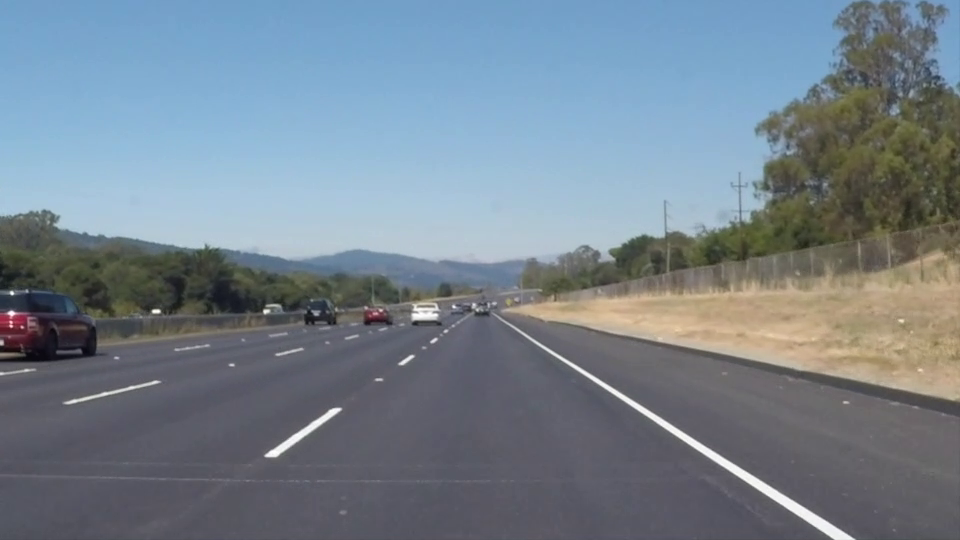
#> input picture frame 22 of Image processing/college project/computer vision fundmentals/test_videos/solidWhiteRight.mp4, 960 x 540 px, given in place of project_video.mp4, which was not available
$ jupyter execute --allow-errors project_main.ipynb   (older library calls are emulated)   (text cells are left out)
#> lines starting #> are read from the running program, lines starting #| are printed output that depends on the picture; after the words box and inside, x2 and y2 are one past the last pixel; in counts of white or black regions, pixels touching at a corner belong together; pictures that were not available may be replaced by others from this repository, and a replacement may not be noted
[cell 1]
# relevant imports
import numpy as np
import cv2
import cv2 as cv
import matplotlib.pyplot as plt
import glob

[cell 2]
cv2.VideoWriter()

[cell 3]
# [18 lines left out: function per_transform, not called in this run]

[cell 4]
# [15 lines left out: function per_transform, not called in this run]

[cell 5]
def per_transform(img): # middle
    img_size = (img.shape[1],img.shape[0])
    src = np.float32([[545, 480],[735, 480],
                      [310, 640],[990, 640]])
    dst = np.float32([[310, 350], [1075, 350],
                     [310, 640],[1075, 640]])

    M = cv2.getPerspectiveTransform(src, dst)
    Minv = cv2.getPerspectiveTransform(dst, src)
    warped = cv2.warpPerspective(img, M, img_size)
    return warped, M, Minv

[cell 6]
# [4 lines left out: function transform, not called in this run]

[cell 7]
def S_thresholder(S, thresh=(0, 255)):

    S_threshold = S * 0
    S_threshold[(S >= thresh[0]) & (S <= thresh[1])] = 1

    return S_threshold


def abs_sobel_thresh(img, orient='x', sobel_kernel=3, thresh=(0, 255)):
    if orient == "x":
        sobel = cv.Sobel(img, cv.CV_64F, 1, 0, ksize=sobel_kernel)
    elif orient == "y":
        sobel = cv.Sobel(img, cv.CV_64F, 0, 1, ksize=sobel_kernel)

    abs_sobel = np.abs(sobel)

    scaled_sobel = np.uint8(255 * abs_sobel / np.max(abs_sobel))

    sbinary = scaled_sobel * 0
    sbinary[(scaled_sobel >= thresh[0]) & (scaled_sobel < thresh[1])] = 1

    return sbinary


# bad one
# [18 lines left out: functions binarization_choice1, BGR_equlization, not called in this run]


def HLS_equlization(frame, H=255, L=255, S=255):
    frame = cv.cvtColor(frame, cv.COLOR_BGR2HLS)
    H_eq = np.uint8(cv.equalizeHist(frame[:, :, 0]) * (H / 255))
    L_eq = np.uint8(cv.equalizeHist(frame[:, :, 1]) * (L / 255))
    S_eq = np.uint8(cv.equalizeHist(frame[:, :, 2]) * (S / 255))

    return cv.cvtColor(cv.merge((H_eq, L_eq, S_eq)), cv.COLOR_HLS2BGR)


# current
def binarization_choice2(frame):
    frame_equlized_HLS = HLS_equlization(frame, 100, 50, 255)

    S = cv.cvtColor(frame_equlized_HLS, cv.COLOR_BGR2HLS)[:, :, 2]

    sthresh = S_thresholder(S, (140, 230)) * 255

    gray = cv.cvtColor(frame, cv.COLOR_BGR2GRAY)

    canny = cv.Canny(gray, 40, 80)

    gaussian = cv.GaussianBlur(gray, (9, 9), 0)
    sobelx = abs_sobel_thresh(gaussian, "x", 3, (40, 220)) * 255

    sobelx[canny == 255] = 0
    sobelx = cv.dilate(sobelx, (15, 15))

    binary = S * 0
    binary[(sthresh == 255) | (sobelx == 255)] = 255

    closing = cv.morphologyEx(binary, cv.MORPH_CLOSE, np.ones((7, 7)))

    return closing

[cell 8]
# [26 lines left out: function abs_sobel_thresh1, not called in this run]

[cell 9]
# [14 lines left out: function dir_threshold, not called in this run]

[cell 10]
# [17 lines left out: function threshold, not called in this run]

[cell 11]
def find_lane_pixels(binary_warped):
    # Take a histogram of the bottom half of the image
    histogram = np.sum(binary_warped[binary_warped.shape[0]//2:,:], axis=0)
    # Create an output image to draw on and visualize the result
    out_img = np.dstack((binary_warped, binary_warped, binary_warped))
    # Find the peak of the left and right halves of the histogram
    # These will be the starting point for the left and right lines
    midpoint = int(histogram.shape[0]//2)
    leftx_base = np.argmax(histogram[:midpoint])
    rightx_base = np.argmax(histogram[midpoint:]) + midpoint #argmax returns the index of the max number (vertical sum) of the bottom half image

    # HYPERPARAMETERS
    # Choose the number of sliding windows
    nwindows = 9
    # Set the width of the windows +/- margin
    margin = 50
    # Set minimum number of pixels found to recenter window
    minpix = 50

    # Set height of windows - based on nwindows above and image shape
    window_height = int(binary_warped.shape[0]//nwindows)
    # Identify the x and y positions of all nonzero pixels in the image
    nonzero = binary_warped.nonzero() # return the indicies of the elements that are non zero, on the x and on the y
    nonzeroy = np.array(nonzero[0])
    nonzerox = np.array(nonzero[1])
    # Current positions to be updated later for each window in nwindows
    leftx_current = leftx_base
    rightx_current = rightx_base

    # Create empty lists to receive left and right lane pixel indices
    left_lane_inds = []
    right_lane_inds = []

    # Step through the windows one by one
    for window in range(nwindows):
        # Identify window boundaries in x and y (and right and left)
        win_y_low = binary_warped.shape[0] - (window+1)*window_height
        win_y_high = binary_warped.shape[0] - window*window_height
        win_xleft_low = leftx_current - margin
        win_xleft_high = leftx_current + margin
        win_xright_low = rightx_current - margin
        win_xright_high = rightx_current + margin

        # Draw the windows on the visualization image
        cv2.rectangle(out_img,(win_xleft_low,win_y_low),
        (win_xleft_high,win_y_high),(0,255,0), 2)
        cv2.rectangle(out_img,(win_xright_low,win_y_low),
        (win_xright_high,win_y_high),(0,255,0), 2)

        # Identify the nonzero pixels in x and y within the window #
        good_left_inds = ((nonzeroy >= win_y_low) & (nonzeroy < win_y_high) &
        (nonzerox >= win_xleft_low) &  (nonzerox < win_xleft_high)).nonzero()[0]
        good_right_inds = ((nonzeroy >= win_y_low) & (nonzeroy < win_y_high) &
        (nonzerox >= win_xright_low) &  (nonzerox < win_xright_high)).nonzero()[0]
        # good left indicies are the non zero indicies inside the left window

        # Append these indices to the lists
        left_lane_inds.append(good_left_inds)
        right_lane_inds.append(good_right_inds)

        # If you found > minpix pixels, recenter next window on their mean position
        if len(good_left_inds) > minpix:
            leftx_current = int(np.mean(nonzerox[good_left_inds]))
        if len(good_right_inds) > minpix:
            rightx_current = int(np.mean(nonzerox[good_right_inds]))

    # Concatenate the arrays of indices (previously was a list of lists of pixels)
    try:
        left_lane_inds = np.concatenate(left_lane_inds) # left lane indicies are the good left indicies for all windows
        right_lane_inds = np.concatenate(right_lane_inds)
    except ValueError:
        # Avoids an error if the above is not implemented fully
        pass
    #print(left_lane_inds)
    # Extract left and right line pixel positions
    leftx = nonzerox[left_lane_inds]
    lefty = nonzeroy[left_lane_inds]
    rightx = nonzerox[right_lane_inds]
    righty = nonzeroy[right_lane_inds]
    return leftx, lefty, rightx, righty, out_img


def fit_polynomial(binary_warped):
    # Find our lane pixels first
    leftx, lefty, rightx, righty, out_img = find_lane_pixels(binary_warped)

    # Fit a second order polynomial to each using `np.polyfit`
    left_fit = np.polyfit(lefty, leftx, 2)
    right_fit = np.polyfit(righty, rightx, 2)

    # Generate x and y values for plotting
    ploty = np.linspace(0, binary_warped.shape[0]-1, binary_warped.shape[0] )
    #print(binary_warped.shape)
    #print(ploty)
    try:
        left_fitx = left_fit[0]*ploty**2 + left_fit[1]*ploty + left_fit[2]
        right_fitx = right_fit[0]*ploty**2 + right_fit[1]*ploty + right_fit[2]
    except TypeError:
        # Avoids an error if `left` and `right_fit` are still none or incorrect
        print('The function failed to fit a line!')
        left_fitx = 1*ploty**2 + 1*ploty
        right_fitx = 1*ploty**2 + 1*ploty

    ## Visualization ##
    # Colors in the left and right lane regions
    out_img[lefty, leftx] = [255, 0, 0]
    out_img[righty, rightx] = [0, 0, 255]

    # Plots the left and right polynomials on the lane lines
    #plt.plot(left_fitx, ploty, color='yellow')
    #plt.plot(right_fitx, ploty, color='yellow')
    for i in range(1,left_fitx.shape[0]):
        cv.line(out_img,(int(left_fitx[i-1]),int(ploty[i-1])),(int(left_fitx[i]),int(ploty[i])),(0,255,255),thickness = 3)
        cv.line(out_img,(int(right_fitx[i-1]),int(ploty[i-1])),(int(right_fitx[i]),int(ploty[i])),(0,255,255),thickness = 3)
    return out_img,left_fit,right_fit

[cell 12]
# [77 lines left out: functions fit_poly, search_around_poly, not called in this run]

# Run image through the pipeline
# Note that in your project, you'll also want to feed in the previous fits
#result = search_around_poly(binary_warped)

[cell 13]
# [11 lines left out: function draw_rectangle, not called in this run]

[cell 14]
# [14 lines left out: function measure_curvature_pixels, not called in this run]

[cell 15]
# apply the function on videos
capture = cv2.VideoCapture('project_video.mp4') #capture is instance of the videocapture class that contains the video given

isTrue,frame = capture.read()
#> frame is the input picture: shape (540, 960, 3); mean B, G, R 141.9, 130.7, 117.7
output = binarization_choice2(frame)
#> in HLS_equlization, `H_eq = np.uint8(cv.equalizeHist(frame[:, :, 0]) * (H / 255))`:
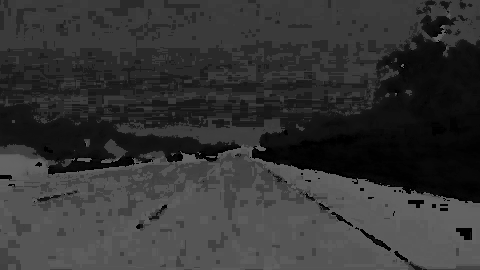
#> H_eq: shape (540, 960) (shown at 1/2 size); min 0, max 100, mean 53
#> in HLS_equlization, `return cv.cvtColor(cv.merge((H_eq, L_eq, S_eq)), cv.COLOR_HLS2BGR)`:
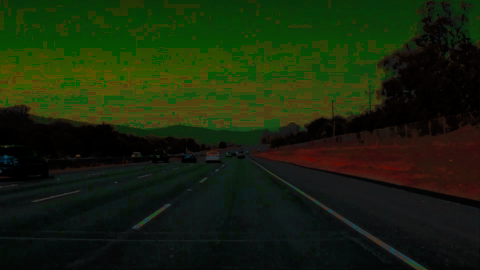
#> returned value: shape (540, 960, 3) (shown at 1/2 size); mean B, G, R 11.5, 36.8, 23.6
#> in binarization_choice2, `S = cv.cvtColor(frame_equlized_HLS, cv.COLOR_BGR2HLS)[:, :, 2]`:
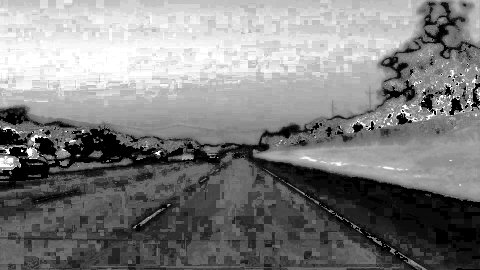
#> S: shape (540, 960) (shown at 1/2 size); min 0, max 255, mean 126.9
#> in S_thresholder, `S_threshold[(S >= thresh[0]) & (S <= thresh[1])] = 1`:
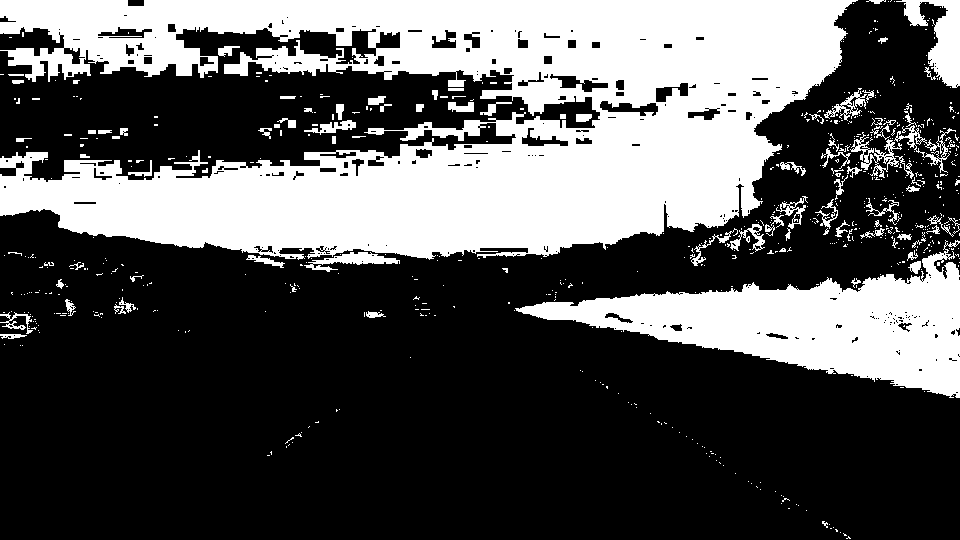
#> S_threshold: shape (540, 960); values 0 (black) and 1 (white), 34.1% white; 653 white regions (562 under 20 px), largest, box (x1, y1, x2, y2) and area: (0, 0, 858, 260) 135468, (515, 240, 960, 398) 28237, (896, 0, 960, 88) 2497
#> in abs_sobel_thresh, `sobel = cv.Sobel(img, cv.CV_64F, 1, 0, ksize=sobel_kernel)`:
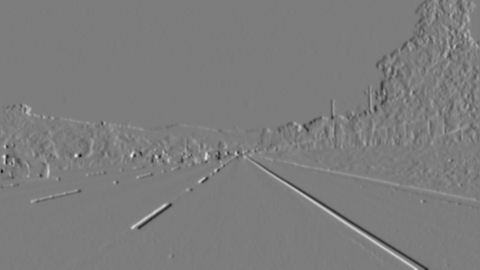
#> sobel: shape (540, 960) float64 (shown at 1/2 size); min -212, max 220, mean 0; drawn with min black and max white
#> in binarization_choice2, `closing = cv.morphologyEx(binary, cv.MORPH_CLOSE, np.ones((7, 7)))`:
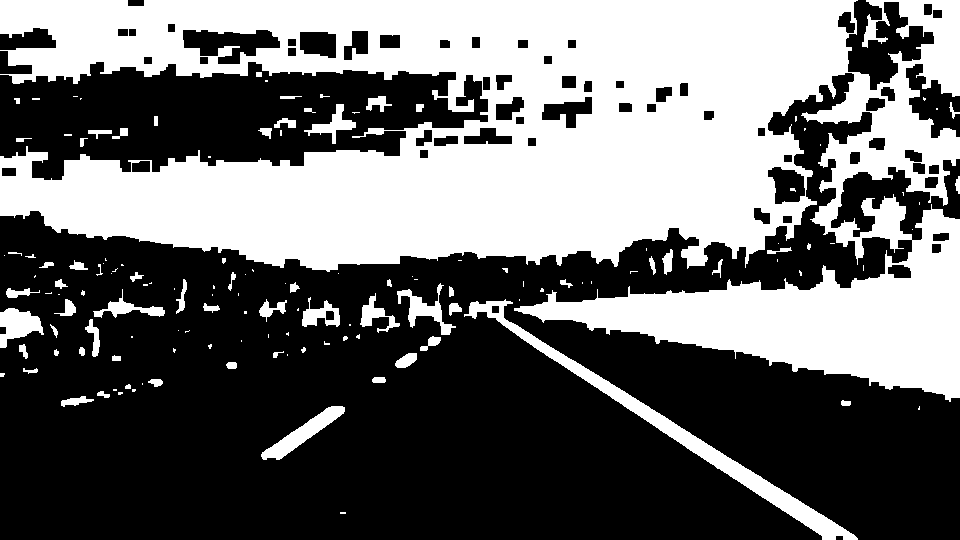
#> closing: shape (540, 960); 42.4% white; 142 white regions (76 under 20 px), largest, box (x1, y1, x2, y2) and area: (0, 0, 960, 402) 202983, (464, 299, 858, 540) 6079, (261, 406, 345, 460) 1305
#output = threshold(frame)
warped, m, minv = per_transform(output)
#> m = [[-0.598, -1.62, 1057.1], [1.95e-15, -1.8, 812.2], [3.24e-18, -0.00239, 1]]; minv = [[0.133, -0.845, 546.2], [-2.64e-16, -0.555, 451.1], [-4.91e-19, -0.00133, 1]]
#> (the rest of this cell did not finish here and is left out)

#> in find_lane_pixels, `histogram = np.sum(binary_warped[binary_warped.shape[0]//2:,:], axis=0)`: histogram = 960 values from 0 to 0
#> in find_lane_pixels, `leftx_base = np.argmax(histogram[:midpoint])`: leftx_base = 0
#> in find_lane_pixels, `rightx_base = np.argmax(histogram[midpoint:]) + midpoint`: rightx_base = 480
#> in find_lane_pixels, `nonzero = binary_warped.nonzero()`: nonzero = (empty array, empty array)
#> in find_lane_pixels, `nonzeroy = np.array(nonzero[0])`: nonzeroy = empty array
#> in find_lane_pixels, `leftx_current = leftx_base`: leftx_current = 0
#> in find_lane_pixels, `rightx_current = rightx_base`: rightx_current = 480
#> after the loop in find_lane_pixels, `for window in range(nwindows):`:
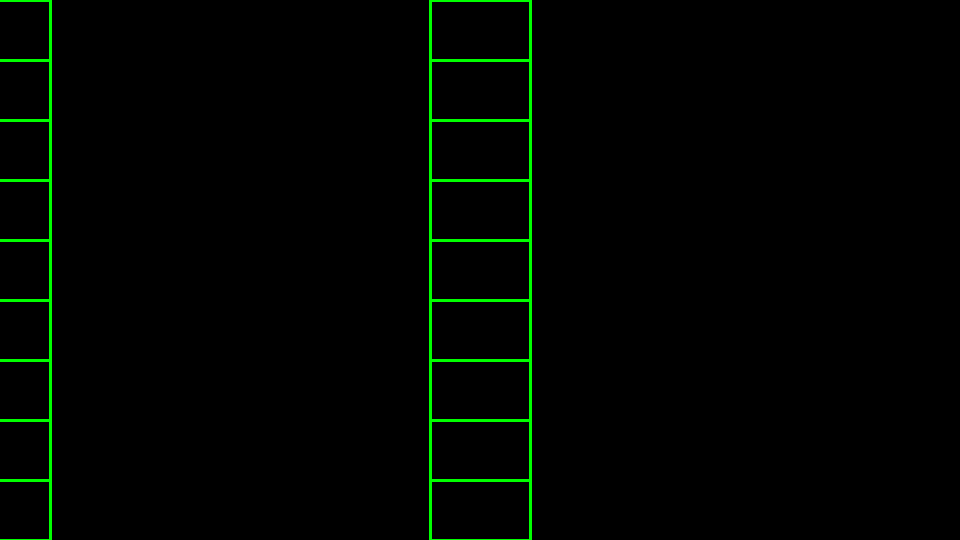
#> out_img: shape (540, 960, 3); mean of channels 0, 1, 2 0, 4.3, 0; drawn as B, G, R
#> after the loop in find_lane_pixels, `for window in range(nwindows):`: left_lane_inds = [empty array, empty array, empty array, empty array, empty array, empty array, empty array, empty array, empty array]; right_lane_inds has the same summary as left_lane_inds
#> in find_lane_pixels, `left_lane_inds = np.concatenate(left_lane_inds)`: left_lane_inds = empty array
rectangle = draw_rectangle(frame,left_eqn,right_eqn)
while True:
    isTrue,frame = capture.read()
    output = binarization_choice2(frame)
    #output = threshold(frame)
    warped = transform(output,m)

    output,left_eqn,right_eqn,ploty = search_around_poly(warped,left_eqn,right_eqn)
    curve = measure_curvature_pixels(left_eqn,right_eqn)
    #first_time,left_eqn,right_eqn = fit_polynomial(warped)
    rectangle = draw_rectangle(frame,left_eqn,right_eqn)
    transformed_back = transform(output,minv)
    #correct_rectangle = transform(rectangle,minv)
    cv.putText(frame,"curvature: {} m".format(curve),(255,255), cv.FONT_ITALIC,1.0,(255,255,255),2)
    cv2.imshow('Video',cv.addWeighted(transformed_back,0.5,frame,1,0))
    #cv2.imshow('Video',output*255)
    if cv2.waitKey(16) & 0xFF == ord('q'):
        break
capture.release()
cv2.destroyAllWindows()

[cell 16]
# apply the function on videos
capture = cv2.VideoCapture('challenge_video.mp4') #capture is instance of the videocapture class that contains the video given

while True:
    isTrue,frame = capture.read()

    #cv2.imshow('Video',output)
    if cv2.waitKey(16) & 0xFF == ord('q'):
#> (key q is pressed here)

$ run again, starting later in the video
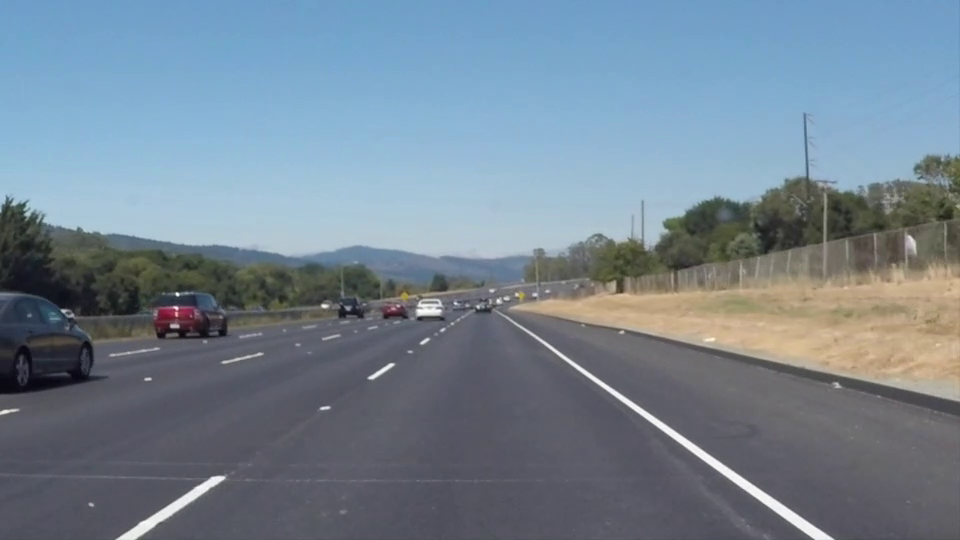
#> input picture frame 99 of Image processing/college project/computer vision fundmentals/test_videos/solidWhiteRight.mp4, 960 x 540 px, given in place of project_video.mp4, which was not available
#> frame is the input picture: shape (540, 960, 3); mean B, G, R 146, 132.3, 116.7
#> frame: shape (540, 960, 3); mean of channels 0, 1, 2 97.5, 131.5, 58.6
#> sthresh: shape (540, 960); 34.2% white; 464 white regions (388 under 20 px), largest, box (x1, y1, x2, y2) and area: (0, 0, 960, 251) 148754, (533, 269, 960, 384) 20727, (416, 104, 448, 126) 482
#> canny: shape (540, 960); 3.9% white in thin lines or dots, all inside (x1, y1, x2, y2) = (0, 112, 960, 540)
#> sbinary: shape (540, 960); values 0 (black) and 1 (white), 4.4% white; 459 white regions (238 under 20 px), largest, box (x1, y1, x2, y2) and area: (501, 315, 837, 540) 4605, (113, 474, 217, 540) 791, (133, 474, 230, 540) 789
#> in binarization_choice2, `sobelx[canny == 255] = 0`:
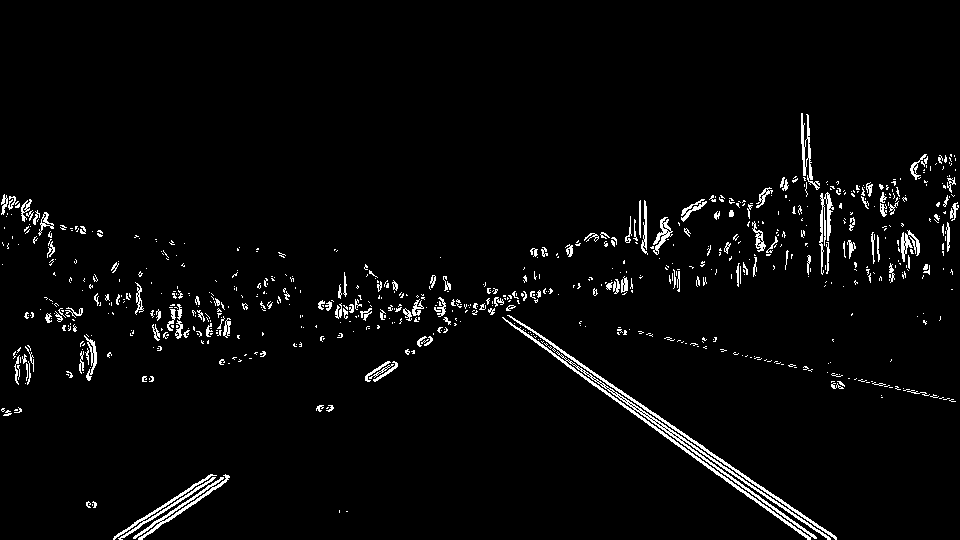
#> sobelx: shape (540, 960); 3.1% white in thin lines or dots, all inside (x1, y1, x2, y2) = (1, 113, 959, 540)
#> binary: shape (540, 960); 38.1% white; 678 white regions (443 under 20 px), largest, box (x1, y1, x2, y2) and area: (0, 0, 960, 256) 151171, (533, 263, 960, 384) 21408, (502, 315, 837, 540) 4720
#> in binarization_choice2, `closing = cv.morphologyEx(binary, cv.MORPH_CLOSE, np.ones((7, 7)))`:
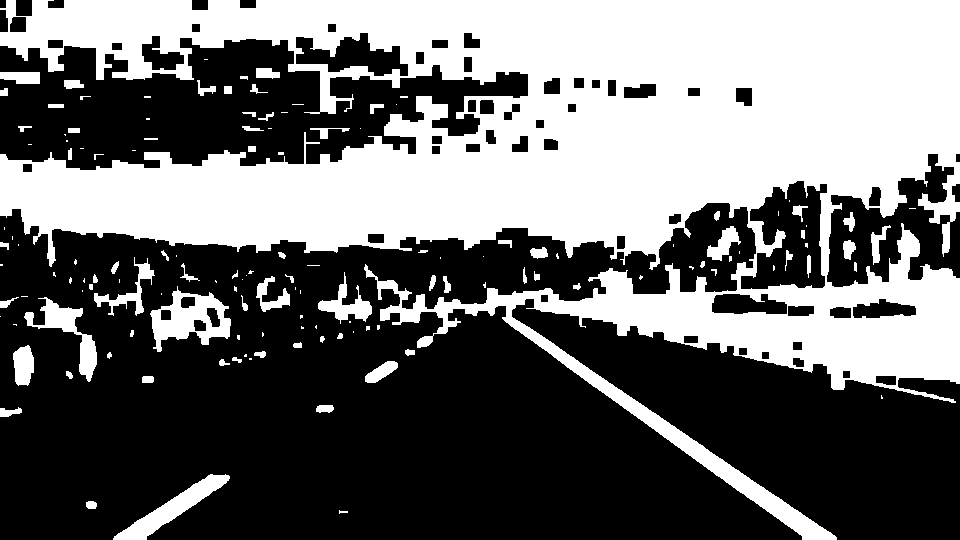
#> closing: shape (540, 960); 42.9% white; 141 white regions (65 under 20 px), largest, box (x1, y1, x2, y2) and area: (0, 0, 960, 540) 207006, (150, 286, 231, 352) 2546, (113, 474, 230, 540) 2040
#> m = [[-0.598, -1.62, 1057.1], [1.95e-15, -1.8, 812.2], [3.24e-18, -0.00239, 1]]; minv = [[0.133, -0.845, 546.2], [-2.64e-16, -0.555, 451.1], [-4.91e-19, -0.00133, 1]]
#> histogram = 960 values from 0 to 0
#> leftx_base = 0
#> rightx_base = 480
#> nonzero = (empty array, empty array)
#> nonzeroy = empty array
#> leftx_current = 0
#> rightx_current = 480
#> after the loop in find_lane_pixels, `for window in range(nwindows):`: left_lane_inds = [empty array, empty array, empty array, empty array, empty array, empty array, empty array, empty array, empty array]; right_lane_inds has the same summary as left_lane_inds
#> in find_lane_pixels, `left_lane_inds = np.concatenate(left_lane_inds)`: left_lane_inds = empty array
